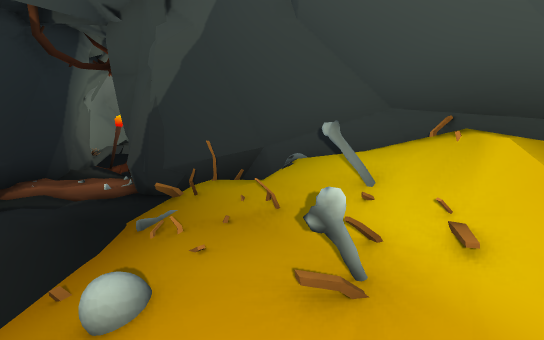
view 1 (above)

13 first-person views from a walk through a Unity game level. The camera is 1.2 m above the floor, tilts 8° down and sees 80° across. The floor is counted in squares, 1 m on a side. Each view is taken from the middle of a square. On the plan, view 1 faces up. The plan holds only what a view shows up to about 14 squares ahead; the rest is blank. The place goes on beyond the plan. The player is left out.

view 2
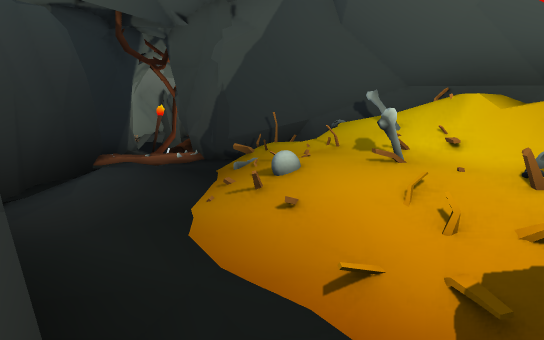

view 3
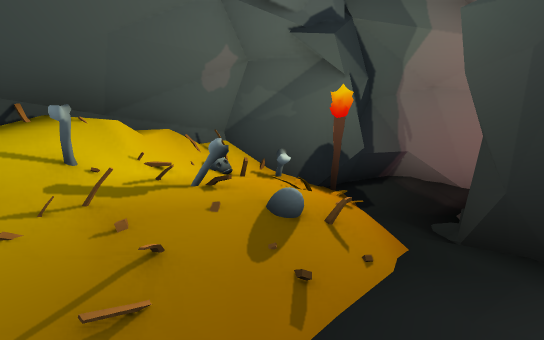

view 4
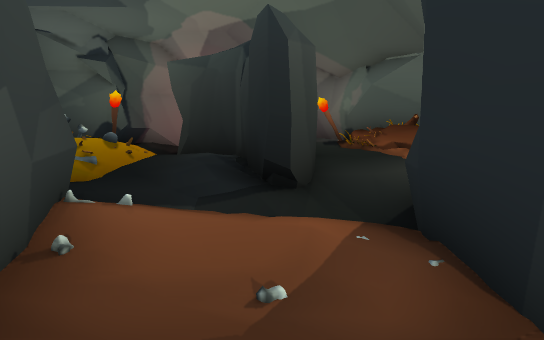

view 5
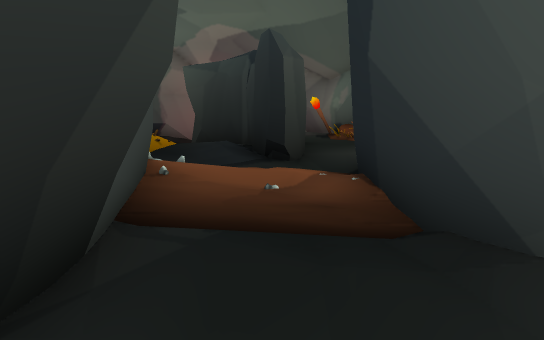

view 6
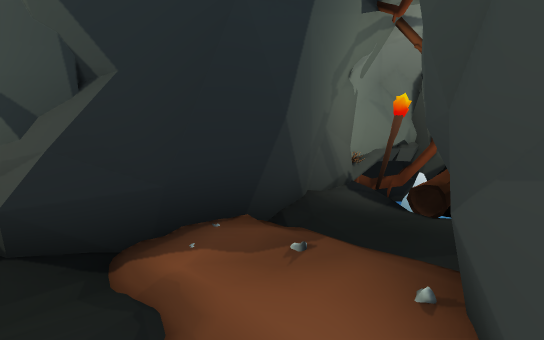

view 7
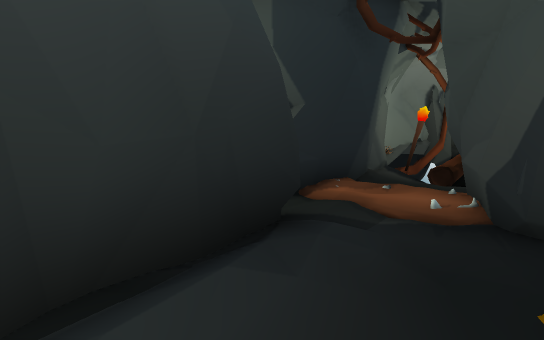

view 8
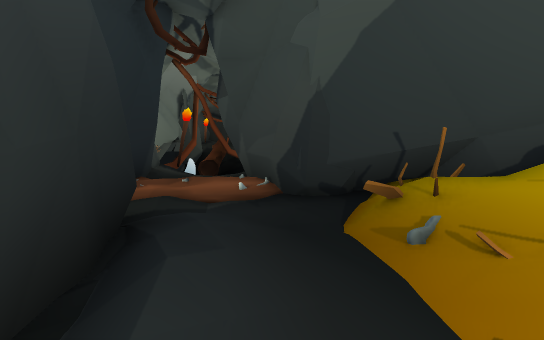

view 9
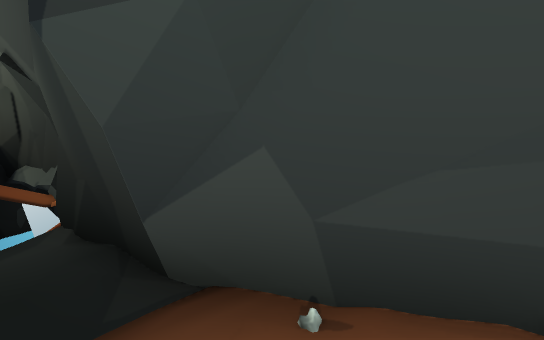

view 10
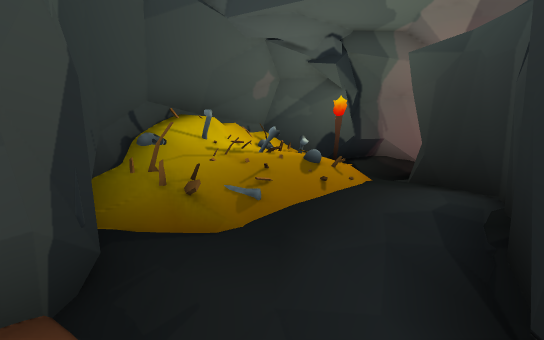

view 11
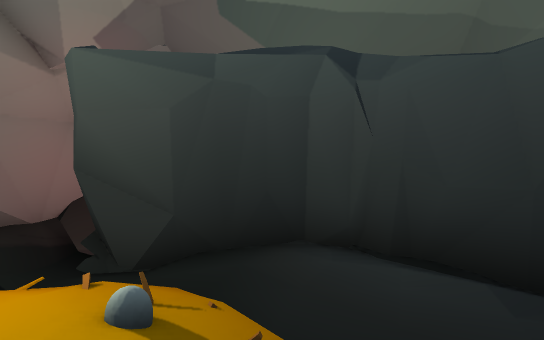

view 12
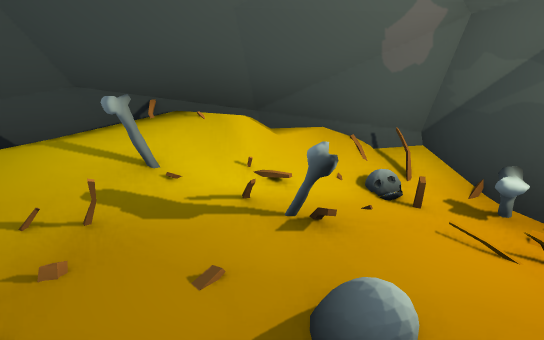

view 13
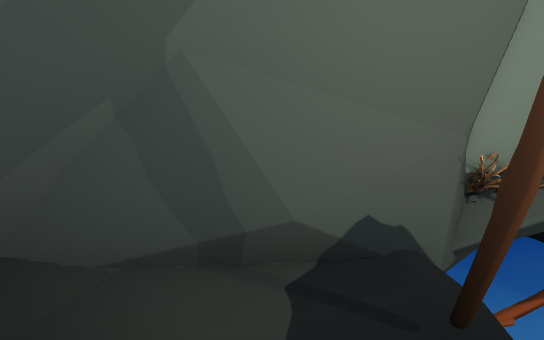

### Floor plan
Key: @ floor where view 1 was taken; # wall or solid block; . main floor; : floor 0.25 m higher than the main floor; - floor 0.25 m lower than the main floor; + floor 0.5 m higher than the main floor; _ floor 0.5 m lower than the main floor; / step, stairs or slope; = window, fence, low wall or low ledge; ^ raised ledge; v drop or lower ground; B bones; O other object.
Columns run from 9 left of view 1 to 3 right of it. Each row starts with its distance up from view 1.
 15 ^#vOOv#
 14  #vvv##
 13  ##Ov#
 12   #/_#
 11   #-_#
 10   ##-#
  9    #/##
  8    #BB#
  7    #..##
  6    =#..###
  5    ##...O##
  4     #:..B/#v
  3     #::.//BO
  2     ##:./B/#=
  1      #../++##
  0      ##./@BO#
 -1       ##/###
 -2        #-##
 -3        #-#
 -4        ###

Where each view was taken, in squares from view 1:
view 1: 0 up, 0 right, facing up
view 2: 2 down, 1 left, facing up
view 3: 4 up, 3 left, facing down-right
view 4: 10 up, 5 left, facing down
view 5: 12 up, 5 left, facing down
view 6: 6 up, 3 left, facing up-left
view 7: 2 up, 2 left, facing up-left
view 8: 1 up, 3 left, facing up
view 9: 7 up, 5 left, facing up-right
view 10: 7 up, 5 left, facing down-right
view 11: 4 up, 0 right, facing down-left
view 12: 2 up, 2 left, facing right
view 13: 12 up, 5 left, facing left
